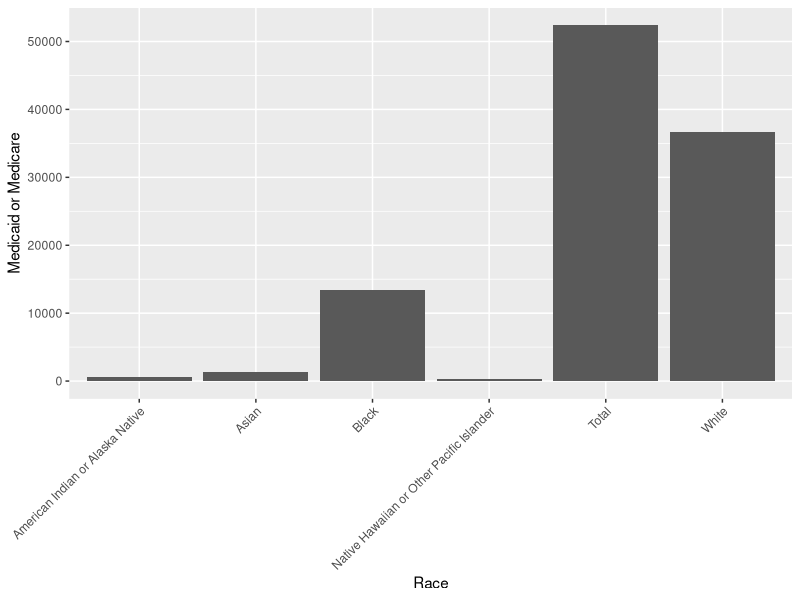
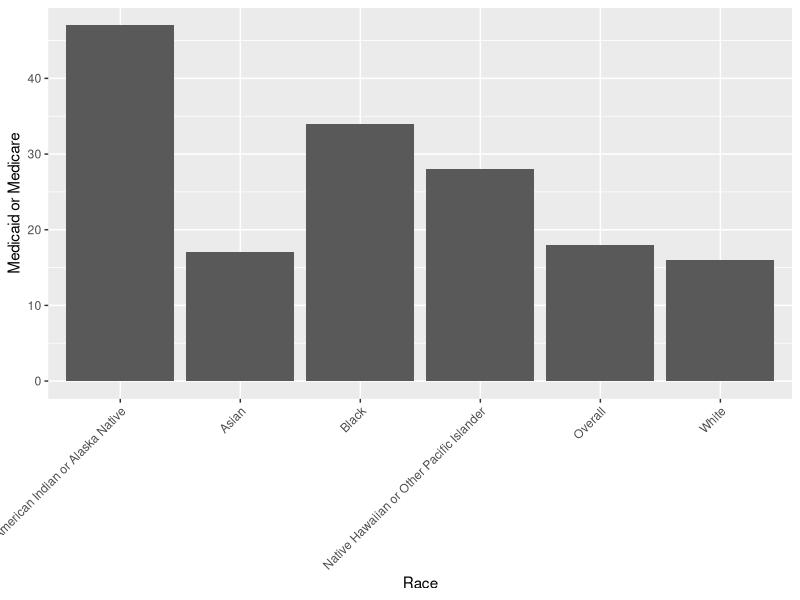
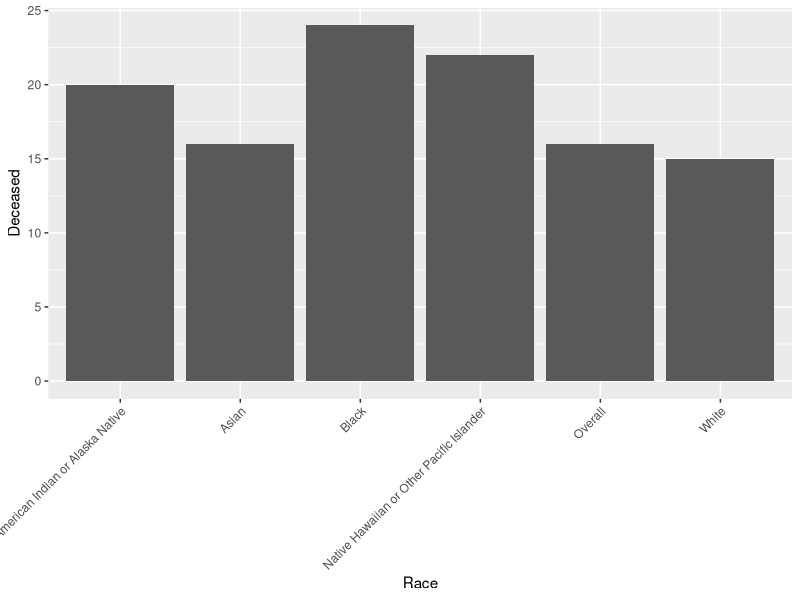
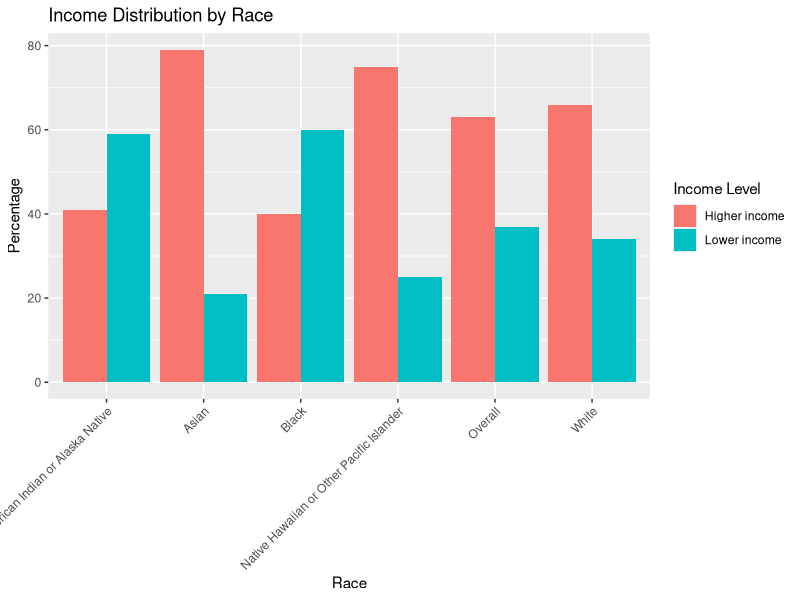
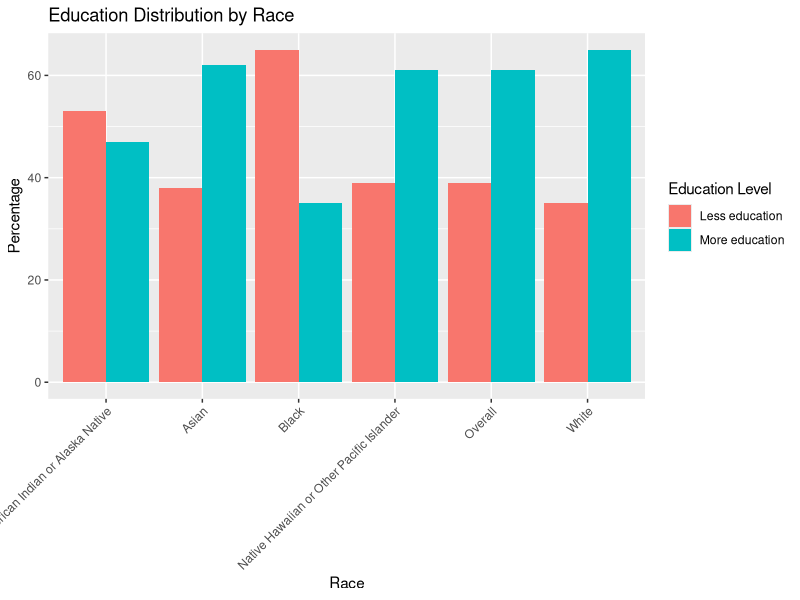
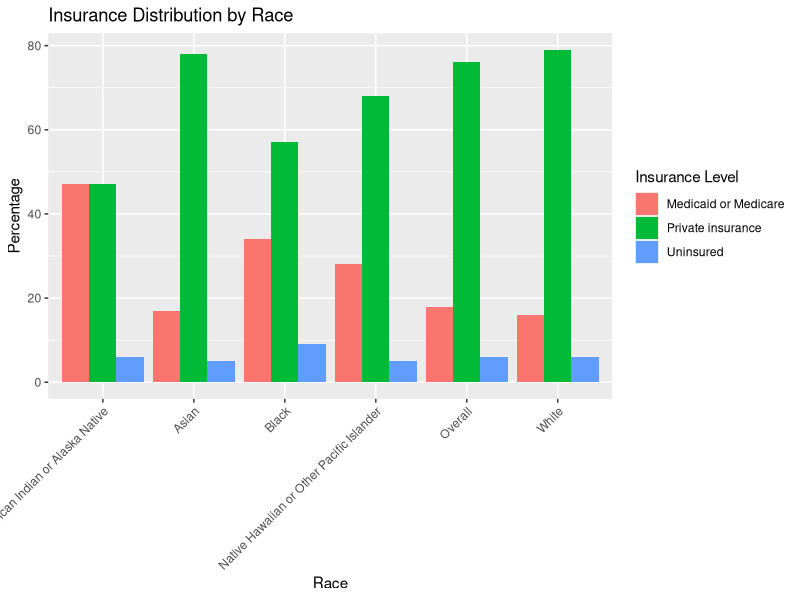
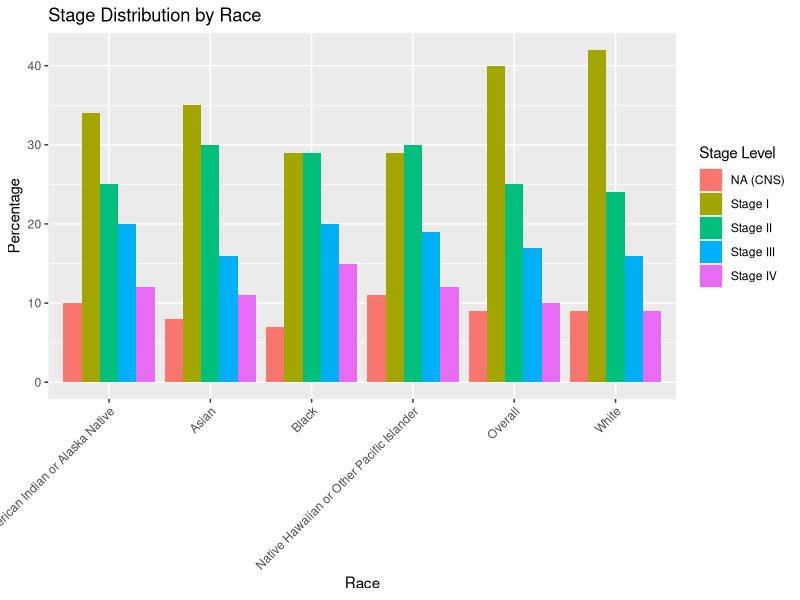

Write the R code that produced these figures, in order.
## ---- chunk 1
library(tidyverse)
finaldata <- read_csv("finaldata4.csv")
finaldataperc <- read_csv("finaldataperc.csv")
## ---- chunk 2
finaldata_short <- finaldata |>
  select("Race", "Deceased", "Stage I", "Stage II", "Stage III")

knitr::kable(finaldata_short)
## ---- chunk 3
finaldataperc_short <- finaldataperc |>
  select("Race", "Deceased", "Stage I", "Stage II", "Stage III")

knitr::kable(finaldataperc_short)
## ---- chunk 4
finaldata |>
  ggplot(aes(x = Race, y = `Medicaid or Medicare`)) +
  geom_bar(stat = "identity") +
  theme(axis.text.x = element_text(angle = 45, hjust = 1))
## ---- chunk 5
finaldataperc |>
  ggplot(aes(x = Race, y = `Medicaid or Medicare`)) +
  geom_bar(stat = "identity") +
  theme(axis.text.x = element_text(angle = 45, hjust = 1))
## ---- chunk 6
deceased_graph <- finaldataperc |>
  ggplot(aes(x = Race, y = Deceased)) + 
  geom_bar(stat = "identity") +
  theme(axis.text.x = element_text(angle = 45, hjust = 1))

print(deceased_graph)
## ---- chunk 7
finaldataperc1 <- finaldataperc |>
  select("Race", "Deceased", "Stage I", "Stage II", "Stage III", "Stage IV", "NA (CNS)", "More education", "Less education", "Higher income", "Lower income", "Uninsured", "Private insurance", "Medicaid or Medicare")
## ---- chunk 8
finaldataperc_long_income <- finaldataperc1 |>
  pivot_longer(cols = c("Higher income", "Lower income"),
               names_to = "Income Category",
               values_to = "Income Value")
## ---- chunk 9
long_income_abbr <- finaldataperc_long_income |>
  select("Race", "Income Category", "Income Value")

knitr::kable(long_income_abbr)
## ---- chunk 10
perc_income <- finaldataperc_long_income |>
  select("Race", "Income Category", "Income Value")
## ---- chunk 11
ggplot(perc_income, aes(x = Race, y = `Income Value`, fill = `Income Category`)) +
  geom_bar(stat = "identity", position = "dodge") +
  labs(title = "Income Distribution by Race", 
       x = "Race", 
       y = "Percentage", 
       fill = "Income Level") +
   theme(axis.text.x = element_text(angle = 45, hjust = 1))
## ---- chunk 12
finaldataperc_long_education <- finaldataperc1 |>
  pivot_longer(cols = c("More education", "Less education"),
               names_to = "Education Category",
               values_to = "Education Value")
## ---- chunk 13
perc_education <- finaldataperc_long_education |>
  select("Race", "Education Category", "Education Value")
## ---- chunk 14
ggplot(perc_education, aes(x = Race, y = `Education Value`, fill = `Education Category`)) +
  geom_bar(stat = "identity", position = "dodge") +
  labs(title = "Education Distribution by Race", 
       x = "Race", 
       y = "Percentage", 
       fill = "Education Level") +
   theme(axis.text.x = element_text(angle = 45, hjust = 1))
## ---- chunk 15
finaldataperc_long_insurance <- finaldataperc1 |>
  pivot_longer(cols = c("Uninsured", "Medicaid or Medicare", "Private insurance"),
               names_to = "Insurance Category",
               values_to = "Insurance Value")
## ---- chunk 16
perc_insurance <- finaldataperc_long_insurance |>
  select("Race", "Insurance Category", "Insurance Value")
## ---- chunk 17
ggplot(perc_insurance, aes(x = Race, y = `Insurance Value`, fill = `Insurance Category`)) +
  geom_bar(stat = "identity", position = "dodge") +
  labs(title = "Insurance Distribution by Race", 
       x = "Race", 
       y = "Percentage", 
       fill = "Insurance Level") +
   theme(axis.text.x = element_text(angle = 45, hjust = 1))
## ---- chunk 18
finaldataperc_long_stage <- finaldataperc1 |>
  pivot_longer(cols = c("Stage I", "Stage II", "Stage III", "Stage IV", "NA (CNS)"),
               names_to = "Stage Category",
               values_to = "Stage Value")
## ---- chunk 19
perc_stage <- finaldataperc_long_stage |>
  select("Race", "Stage Category", "Stage Value")
## ---- chunk 20
ggplot(perc_stage, aes(x = Race, y = `Stage Value`, fill = `Stage Category`)) +
  geom_bar(stat = "identity", position = "dodge") +
  labs(title = "Stage Distribution by Race", 
       x = "Race", 
       y = "Percentage", 
       fill = "Stage Level") +
   theme(axis.text.x = element_text(angle = 45, hjust = 1))
